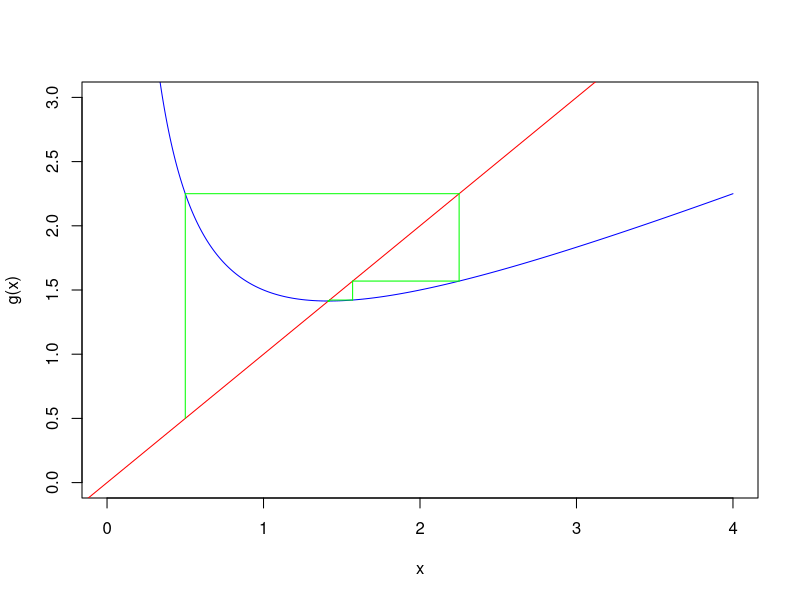
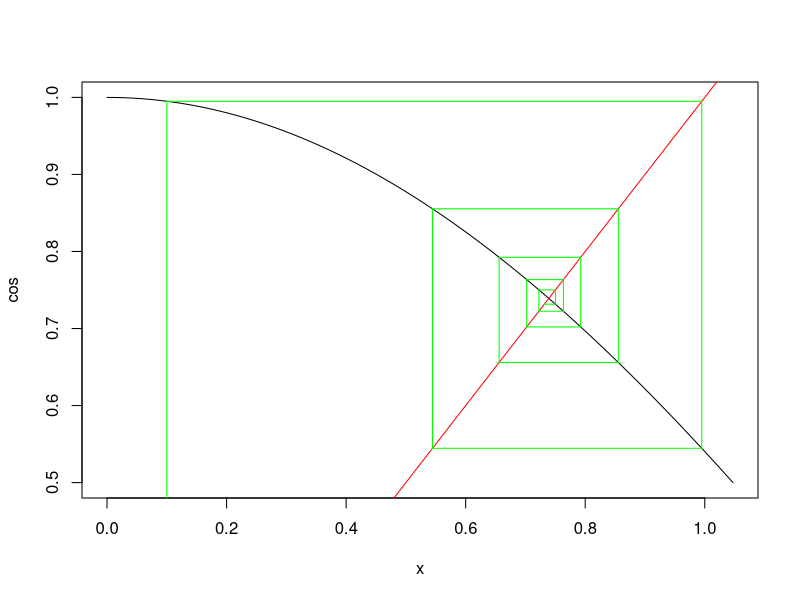
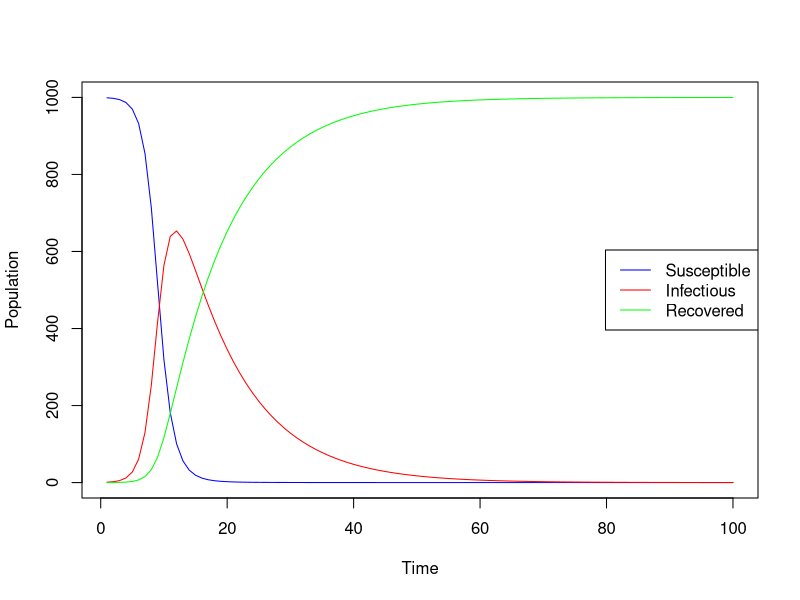
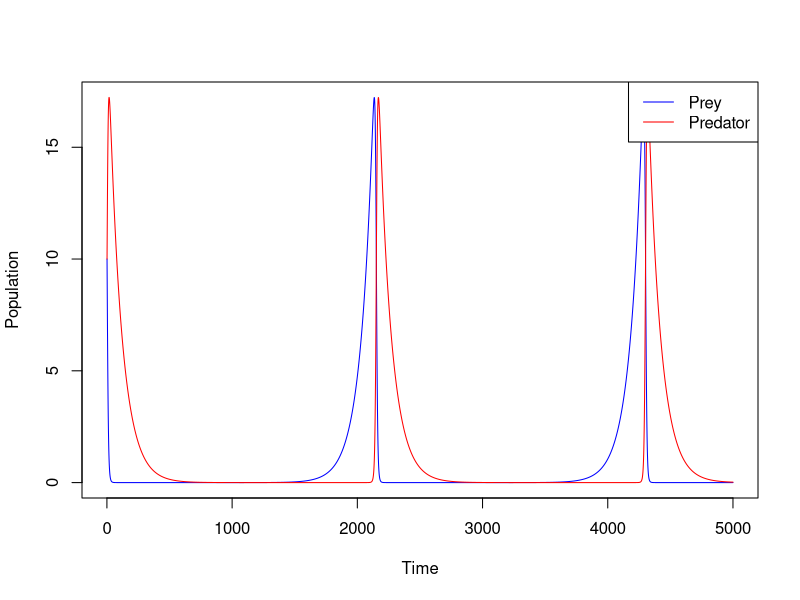

Here is the R script that generated these plots, in order:
g = function(x){return (0.5*(x+2/x))}

x =seq(0, 4, 0.001)

plot(x, g(x), ylim=c(0,3),type='l', col='blue')

abline(a=0, b=1, col="red")

x = 0.5
for (i in 1:10) {
  y=g(x)
  segments(x, x, x, y, col="green")
  segments(x, y, y, y, col="green")
  x = y
  print(x)
}


plot(cos, xlim = c(0,pi/3))
abline(a=0, b=1, col="red")

x = 0.1
for (i in 1:10) {
  y=cos(x)
  segments(x, x, x, y, col="green")
  segments(x, y, y, y, col="green")
  x = y
  print(x)
}

f = function(y) {
  ds = beta * y[1] * y[2]
  dI = nu * y[2]
  return (c(-ds, ds - dI, dI)) # Correct the recovery term for SIR
}

g = function(h, f, y0) {
  # Heun's method (improved Euler)
  y1 = y0 + h * f(y0)
  y1 = y0 + (h / 2) * (f(y0) + f(y1)) # Improved step
  return (y1)
}

nrow = 100
ncol = 3

SIR = matrix(0, nrow, ncol)
SIR[1, ] = c(999, 1, 0) # Initial population

beta = 0.001 # Adjust to avoid overly rapid dynamics
nu = 0.1
h = 1
for (i in 2:nrow) {
  SIR[i, ] = g(h, f, SIR[i - 1, ])
}

i = 1:nrow

plot(i, SIR[, 1], type = "l", ylim = c(0, 1000), col = "blue", ylab = "Population", xlab = "Time")
lines(i, SIR[, 2], col = "red")
lines(i, SIR[, 3], col = "green")
legend("right", legend = c("Susceptible", "Infectious", "Recovered"), col = c("blue", "red", "green"), lty = 1)



f = function(y) {
  return (c(
    y[1] * (r - a * y[2]),    # Prey growth rate
    y[2] * (-s + b * y[1])    # Predator growth rate
  ))
}

g = function(h, f, y0) {
  # Heun's method (improved Euler)
  y1 = y0 + h * f(y0)
  y1 = y0 + (h / 2) * (f(y0) + f(y1)) # Improved step
  return (y1)
}

nrow = 5000
ncol = 2

LV = matrix(0, nrow, ncol)
LV[1, ] = c(10, 10) # Initial populations: Prey and Predator

# Parameters
r = 1   # Prey growth rate
s = 1   # Predator death rate
a = 1 # Predation rate
b = 1 # Predator reproduction rate
h = 0.01 # Time step size

# Run the simulation
for (i in 2:nrow) {
  LV[i, ] = g(h, f, LV[i - 1, ])
}

i = 1:nrow

# Plot the results
plot(i, LV[, 1], type = "l", ylim = c(0, max(LV)), col = "blue", ylab = "Population", xlab = "Time")
lines(i, LV[, 2], col = "red")
legend("topright", legend = c("Prey", "Predator"), col = c("blue", "red"), lty = 1)

#plot(LV[, 1], LV[,2])
